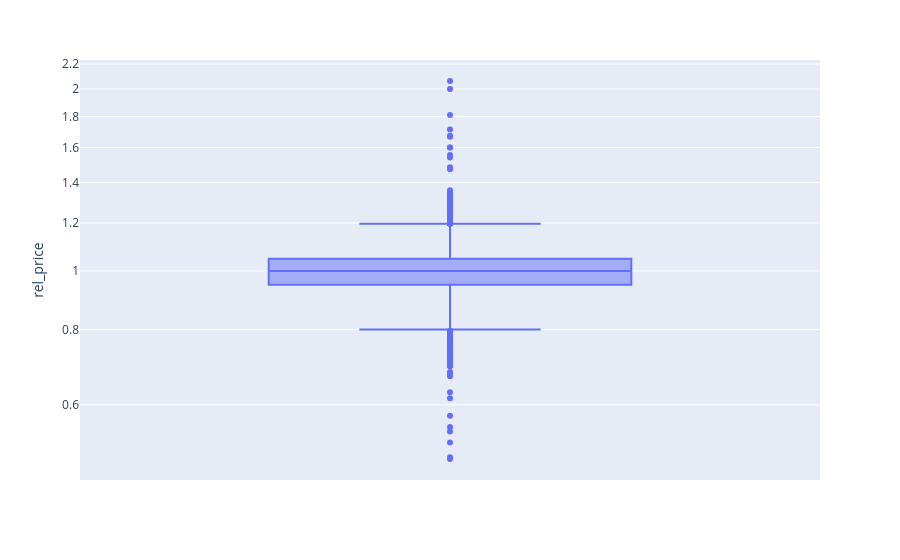

Notebook cell for this chart:
### Markdown cell above
### Market Availability vs. Relative Price Index

* **No Correlation Observed**: A city's listing availability shows no significant relationship with how its vehicle prices compare to the regional medians of identical models.
* **Conclusion**: High-volume markets (greater listing availability) do not exhibit systematically cheaper or more expensive relative pricing compared to smaller local markets.

### Code cell
# Getting Outliers by model and year and make
px.box(df, y="rel_price", log_y=True, points="outliers",
       hover_data=["make", "model", "year", "price_egp", "city","km"]).show()

### Figure 1 — Plotly figure (JSON) as saved in the notebook; plotly's stock layout.template omitted (floating-point values rounded to 4 significant figures; data arrays with more than 128 entries replaced by an {"elided": "..."} marker saying what was removed)
{"data": [{"alignmentgroup": "True", "boxpoints": "outliers", "customdata": {"elided": "2435x6 mixed values"}, "hovertemplate": "rel_price=%{y}<br>make=%{customdata[0]}<br>model=%{customdata[1]}<br>year=%{customdata[2]}<br>price_egp=%{customdata[3]}<br>city=%{customdata[4]}<br>km=%{customdata[5]}<extra></extra>", "legendgroup": "", "marker": {"color": "#636efa"}, "name": "", "notched": false, "offsetgroup": "", "orientation": "v", "showlegend": false, "type": "box", "x0": " ", "xaxis": "x", "y": {"elided": "2435 float values"}, "y0": " ", "yaxis": "y"}], "layout": {"boxmode": "group", "legend": {"tracegroupgap": 0}, "margin": {"t": 60}, "xaxis": {"anchor": "y", "domain": [0, 1]}, "yaxis": {"anchor": "x", "domain": [0, 1], "title": {"text": "rel_price"}, "type": "log"}}}
